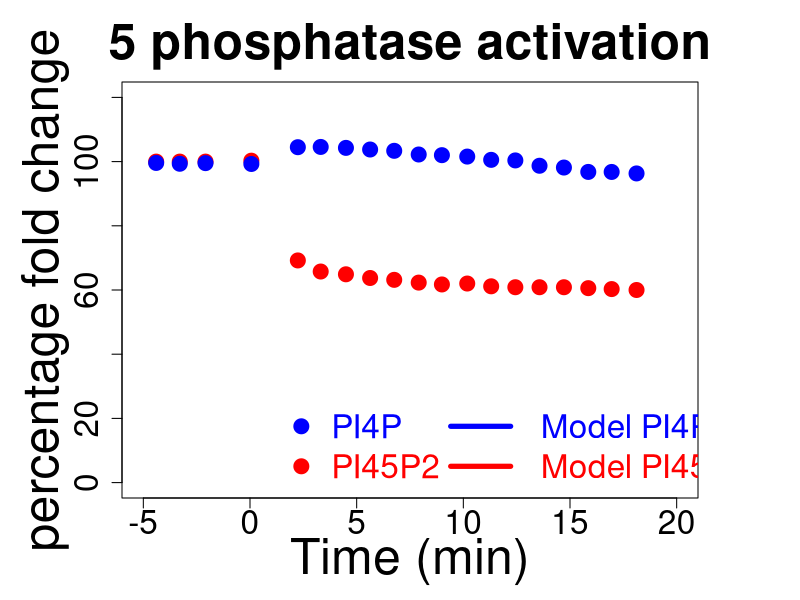

The R source for this figure: (Note: this script raises an error after producing the figure.)
### Please run model first ###### Run model in apical configuration first ###


### Vernai_4_45_data ###

wd = getwd()
setwd(file.path(wd,'8_FigS5_PI4P_PI45P2_perturbations//data_Varnai'))
Vernai_data_5_phosphatase = read.csv("Varnai_data_5_phosphatase_PI4P_PI45P2.csv")
setwd(wd)

# tiff("P2F2_Fig_2_Vernai_2.tiff", height = 20, width = 34, units = 'cm',compression = "lzw", res = 300)
windows()
par(mar=c(5,6,4,5)+.1)
plot(Vernai_data_5_phosphatase$X,Vernai_data_5_phosphatase$PI45P2,
	type='p',col='red',pch=19,
	xlim=c(-5,20),ylim=c(0,120),
	main='5 phosphatase activation',
	xlab='Time (min)',ylab='percentage fold change',
	cex.main=3, cex.lab=3, cex.axis=2, cex=2
	)
points(Vernai_data_5_phosphatase$X,Vernai_data_5_phosphatase$PI4P,type='p',col='blue',pch=19,cex=2)
legend(x=1,y=30,legend=c('PI4P','PI45P2'),pch=c(19,19),col=c('blue','red'),text.col=c('blue','red'),bty = "n",cex=2)
legend(x=8,y=30,legend=c('Model PI4P','Model PI45P2'),lty=1,lwd=5,col=c('blue','red'),text.col=c('blue','red'),bty = "n",cex=2)



# Insert the number of time units that the simulation will run
tmax=2000
# Insert the step of the simulation
tstep=1
t=seq(0,tmax+1,tstep) 	# time

# Finaly remove the # form the front of all the next code lines
# On the first column put the time of the perturbation
ptime=c(0,1000,max(t));
# On the second column put the variables to be altered. (ex: 'X')
pvar=c('novar','SYNJ','novar')
# On the third the new value for the variable.
pval=c(NA,
	parameters[names(parameters)=='SYNJ']*6,
	NA)
perturbations=data.frame(time=ptime,var=pvar,val=pval)
perturbations


out = Cruncher(state,t,equations,parameters,perturbations)						# no perturbations			# with perturbations
# edit(out)
# View(out)

# normalized graphs
stst=out[150,]						# getting steady state at time 500
out_n=cbind(time=out[1],out[,2:ncol(out)])
tail(out_n)
out_norm=out[,1]						# creating matrix out_norm to store the normalized information
for (i in 2:ncol(out))
	{
	newc=c(out_n[,i]/as.numeric(stst[i]))	# normalizing to steady state got at time 500
	out_norm=cbind(out_norm,newc)			# storing normalized information
	}
colnames(out_norm)=colnames(out)
head(out_norm)
# View(out_norm)

points((out_norm[995:1020,1]-1000),out_norm[995:1020,7]*100,type='l',col='red',lwd='5')
points((out_norm[995:1020,1]-1000),out_norm[995:1020,4]*100,type='l',col='blue',lwd='5')

# dev.off()





